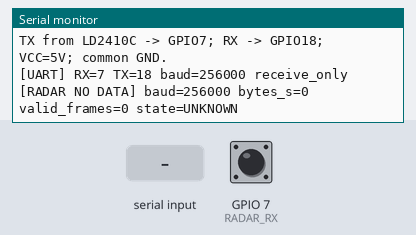
The sketch below on a simulated ESP32-S3. On the bench: the last lines printed to the serial monitor. The inputs (shaded band) are chosen by the test bench; at power-on: GPIO 7 (RADAR_RX) HIGH.

Above: at 1.2 s.
1.3 s: "status\n" received over Serial
At 1.9 s:
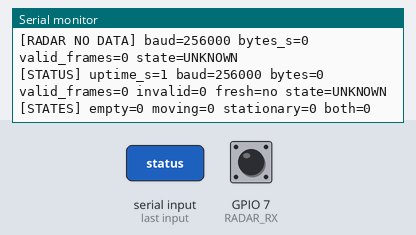
2.8 s: "raw\n" received over Serial
At 2.97 s:
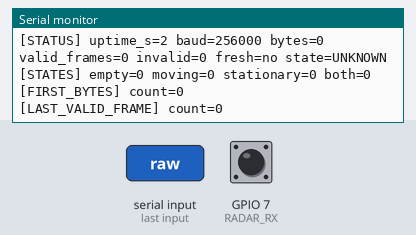
4.3 s: "pins\n" received over Serial
At 5.0 s:
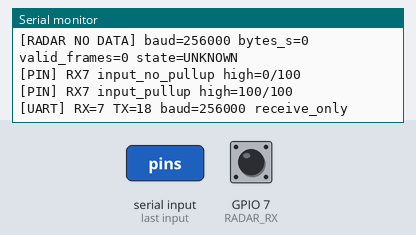
6.0 s: "1\n" received over Serial
At 6.4 s:
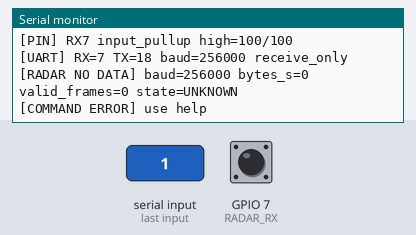
7.5 s: "status\n" received over the second serial link
At 8.3 s:
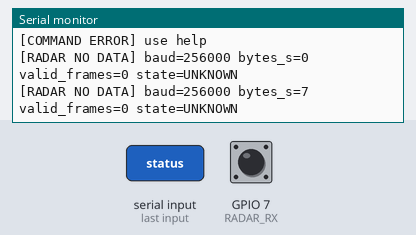
9.0 s: "raw\n" received over the second serial link
At 10.0 s:
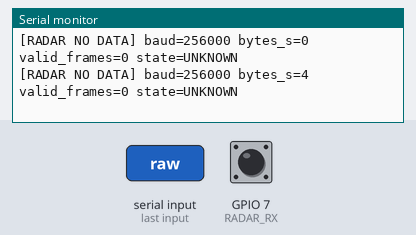
Timing chart, 0 to 11.5 s (numbered marks = the images above; inputs shaded):
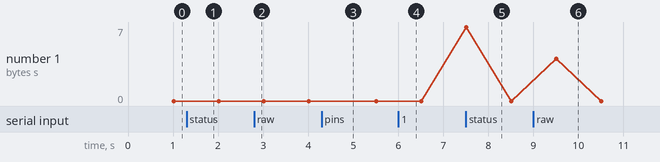

Measured:
- after the input at 1.3 s, the serial monitor: prints a new line at once (image 1)
- after the input at 2.8 s, the serial monitor: prints a new line at once (image 2)
- after the input at 4.3 s, the serial monitor: prints a new line after 0.10 s (image 3)
- after the input at 6.0 s, the serial monitor: prints a new line at once (image 4)
- after the input at 7.5 s, the serial monitor: prints a new line at once (image 5)
- after the input at 9.0 s, the serial monitor: prints a new line after 0.51 s (image 6)

The sketch:

SpaceSmartRadarTest.ino
```cpp
/*
 * LD2410C isolated test, ESP32S3 Dev Module, USB Serial 115200 / New Line.
 * LD2410C VCC->5V, GND->common GND, TX->GPIO7, RX->GPIO18.
 * Commands: status | raw | pins | baud 256000 | help
 * Radar configuration is preserved. This sketch only receives UART data.
 */
#include <Arduino.h>
#include "RadarFrame.h"
#if !defined(CONFIG_IDF_TARGET_ESP32S3)
#error "Select ESP32S3 Dev Module"
#endif

constexpr uint8_t RADAR_RX = 7, RADAR_TX = 18;
HardwareSerial radar(1);
RadarFrame parser;
uint32_t baudRate = 256000, bytes = 0, lastFrameAt = 0, lastReport = 0;
uint32_t previousFrames = 0, previousBytes = 0;
uint8_t firstBytes[64] = {};
size_t firstSize = 0;
char command[40];
size_t commandSize = 0;
bool overlong = false;

const char* stateName(uint8_t state) {
  const char* names[] = {"EMPTY", "MOVING", "STATIONARY", "MOVING+STATIONARY"};
  return state < 4 ? names[state] : "UNKNOWN";
}
bool fresh() { return parser.frames && uint32_t(millis() - lastFrameAt) < 2000; }

void startRadar(uint32_t baud) {
  radar.end();
  radar.setRxBufferSize(2048);
  radar.begin(baud, SERIAL_8N1, RADAR_RX, RADAR_TX);
  baudRate = baud; parser.reset(); bytes = 0; firstSize = 0;
  previousFrames = previousBytes = 0; lastReport = millis(); lastFrameAt = 0;
  Serial.printf("[UART] RX=%u TX=%u baud=%lu receive_only\n", RADAR_RX, RADAR_TX,
                static_cast<unsigned long>(baudRate));
}

void showStatus() {
  Serial.printf("[STATUS] uptime_s=%lu baud=%lu bytes=%lu valid_frames=%lu invalid=%lu fresh=%s state=%s\n",
    static_cast<unsigned long>(millis()/1000), static_cast<unsigned long>(baudRate),
    static_cast<unsigned long>(bytes), static_cast<unsigned long>(parser.frames),
    static_cast<unsigned long>(parser.invalid), fresh() ? "yes" : "no",
    fresh() ? stateName(parser.sample.state) : "UNKNOWN");
  Serial.printf("[STATES] empty=%lu moving=%lu stationary=%lu both=%lu\n",
    static_cast<unsigned long>(parser.states[0]), static_cast<unsigned long>(parser.states[1]),
    static_cast<unsigned long>(parser.states[2]), static_cast<unsigned long>(parser.states[3]));
}
void dump(const char* label, const uint8_t* data, size_t size) {
  Serial.printf("[%s] count=%u", label, unsigned(size));
  for (size_t n = 0; n < size; ++n) Serial.printf(" %02X", data[n]);
  Serial.println();
}
void showHelp() {
  Serial.println("SpaceSmartRadarTest v1 | Serial 115200 / New Line");
  Serial.println("Commands: status | raw | pins | baud <rate> | help");
  Serial.println("Rates: 9600 19200 38400 57600 115200 230400 256000 460800");
  Serial.println("TX from LD2410C -> GPIO7; RX -> GPIO18; VCC=5V; common GND.");
}
void inspectPins() {
  radar.end();
  pinMode(RADAR_TX, INPUT); // Release ESP TX while inspecting.
  pinMode(RADAR_RX, INPUT);
  unsigned high = 0;
  for (unsigned n=0; n<100; ++n) { high += digitalRead(RADAR_RX) == HIGH; delay(1); }
  Serial.printf("[PIN] RX7 input_no_pullup high=%u/100\n", high);
  pinMode(RADAR_RX, INPUT_PULLUP);
  delay(5); high = 0;
  for (unsigned n=0; n<100; ++n) { high += digitalRead(RADAR_RX) == HIGH; delay(1); }
  Serial.printf("[PIN] RX7 input_pullup high=%u/100\n", high);
  startRadar(baudRate);
}
void execute() {
  command[commandSize] = 0;
  if (!strcmp(command,"status")) showStatus();
  else if (!strcmp(command,"raw")) {
    showStatus(); dump("FIRST_BYTES",firstBytes,firstSize);
    dump("LAST_VALID_FRAME",parser.lastFrame,parser.lastSize);
  } else if (!strcmp(command,"help")) showHelp();
  else if (!strcmp(command,"pins")) inspectPins();
  else {
    const uint32_t rates[] = {9600,19200,38400,57600,115200,230400,256000,460800};
    for (uint32_t rate : rates) {
      char expected[24]; snprintf(expected,sizeof(expected),"baud %lu",static_cast<unsigned long>(rate));
      if (!strcmp(command,expected)) { startRadar(rate); return; }
    }
    Serial.println("[COMMAND ERROR] use help");
  }
}
void setup() {
  Serial.begin(115200);
  const uint32_t start = millis();
  while (!Serial && millis()-start < 2500) delay(10);
  showHelp(); startRadar(256000);
}
void loop() {
  for (unsigned n=0; n<1024 && radar.available(); ++n) {
    const uint8_t value = radar.read(); ++bytes;
    if (firstSize < sizeof(firstBytes)) firstBytes[firstSize++] = value;
    if (parser.push(value)) lastFrameAt = millis();
  }
  for (unsigned n=0; n<80 && Serial.available(); ++n) {
    const char c = Serial.read();
    if (c == '\r' || c == '\n') {
      if (overlong) Serial.println("[COMMAND ERROR] line too long");
      else if (commandSize) execute();
      commandSize = 0; overlong = false;
    } else if (!overlong) {
      if (commandSize < sizeof(command)-1) command[commandSize++] = c;
      else overlong = true;
    }
  }
  if (uint32_t(millis()-lastReport) >= 1000) {
    lastReport = millis();
    if (fresh()) {
      const auto& s = parser.sample;
      Serial.printf("[RADAR OK] state=%s moving_cm=%u energy=%u stationary_cm=%u energy=%u detection_cm=%u frames_s=%lu bytes_s=%lu\n",
        stateName(s.state),s.movingCm,s.movingEnergy,s.stationaryCm,s.stationaryEnergy,s.detectionCm,
        static_cast<unsigned long>(parser.frames-previousFrames),static_cast<unsigned long>(bytes-previousBytes));
    } else Serial.printf("[RADAR %s] baud=%lu bytes_s=%lu valid_frames=%lu state=UNKNOWN\n",
        parser.frames ? "STALE" : "NO DATA",static_cast<unsigned long>(baudRate),
        static_cast<unsigned long>(bytes-previousBytes),static_cast<unsigned long>(parser.frames));
    previousFrames=parser.frames; previousBytes=bytes;
  }
  delay(1);
}
```

RadarFrame.h
```cpp
#pragma once
#include <stdint.h>
#include <stddef.h>
#include <string.h>

// Hi-Link LD2410C data frames only. No commands are sent to the module.
struct RadarSample {
  uint8_t type = 0, state = 0, movingEnergy = 0, stationaryEnergy = 0;
  uint16_t movingCm = 0, stationaryCm = 0, detectionCm = 0;
};

class RadarFrame {
 public:
  RadarSample sample;
  uint32_t frames = 0, invalid = 0, states[4] = {};
  uint8_t lastFrame[64] = {};
  size_t lastSize = 0;

  void reset() { *this = RadarFrame(); }
  bool push(uint8_t value) {
    if (used == sizeof(buffer)) drop();
    buffer[used++] = value;
    const uint8_t header[] = {0xF4, 0xF3, 0xF2, 0xF1};
    const uint8_t footer[] = {0xF8, 0xF7, 0xF6, 0xF5};
    while (used) {
      const size_t prefix = used < 4 ? used : 4;
      if (memcmp(buffer, header, prefix)) { drop(); continue; }
      if (used < 6) return false;
      const uint16_t body = little16(buffer + 4);
      if (body < 13 || body > sizeof(buffer) - 10) {
        ++invalid; drop(); continue;
      }
      const size_t total = body + 10;
      if (used < total) return false;
      const bool typeOk = (buffer[6] == 2 && body == 13) ||
                          (buffer[6] == 1 && body >= 33);
      if (!typeOk || buffer[7] != 0xAA || buffer[8] > 3 ||
          buffer[body + 4] != 0x55 || buffer[body + 5] != 0 ||
          memcmp(buffer + total - 4, footer, 4)) {
        ++invalid; drop(); continue;
      }
      sample.type = buffer[6]; sample.state = buffer[8];
      sample.movingCm = little16(buffer + 9); sample.movingEnergy = buffer[11];
      sample.stationaryCm = little16(buffer + 12); sample.stationaryEnergy = buffer[14];
      sample.detectionCm = little16(buffer + 15);
      ++frames; ++states[sample.state];
      memcpy(lastFrame, buffer, total); lastSize = total;
      used -= total;
      memmove(buffer, buffer + total, used);
      return true;
    }
    return false;
  }
 private:
  uint8_t buffer[64] = {};
  size_t used = 0;
  static uint16_t little16(const uint8_t* p) { return p[0] | (uint16_t(p[1]) << 8); }
  void drop() { --used; memmove(buffer, buffer + 1, used); }
};
```
